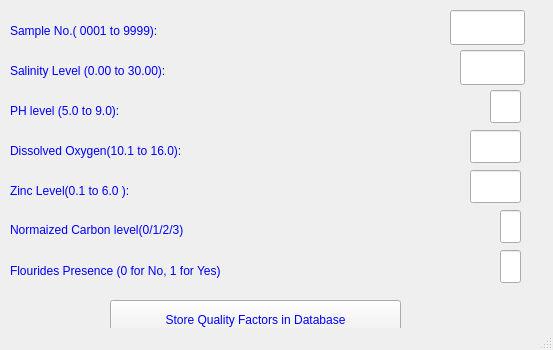
<?xml version="1.0" encoding="UTF-8"?>
<ui version="4.0">
 <class>MainWindow</class>
 <widget class="QMainWindow" name="MainWindow">
  <property name="geometry">
   <rect>
    <x>0</x>
    <y>0</y>
    <width>553</width>
    <height>350</height>
   </rect>
  </property>
  <property name="windowTitle">
   <string>Water Quality Factors</string>
  </property>
  <property name="styleSheet">
   <string notr="true">color: rgb(0, 0, 255);
font: 75 10pt &quot;MS Shell Dlg 2&quot;;</string>
  </property>
  <widget class="QWidget" name="centralwidget">
   <widget class="QPushButton" name="pushButton">
    <property name="geometry">
     <rect>
      <x>110</x>
      <y>300</y>
      <width>291</width>
      <height>40</height>
     </rect>
    </property>
    <property name="text">
     <string>Store Quality Factors in Database</string>
    </property>
   </widget>
   <widget class="QLineEdit" name="lineEdit_4">
    <property name="geometry">
     <rect>
      <x>460</x>
      <y>50</y>
      <width>65</width>
      <height>35</height>
     </rect>
    </property>
   </widget>
   <widget class="QLabel" name="label_4">
    <property name="geometry">
     <rect>
      <x>10</x>
      <y>60</y>
      <width>431</width>
      <height>21</height>
     </rect>
    </property>
    <property name="text">
     <string>Salinity Level (0.00 to 30.00):</string>
    </property>
   </widget>
   <widget class="QLineEdit" name="lineEdit_5">
    <property name="geometry">
     <rect>
      <x>490</x>
      <y>90</y>
      <width>31</width>
      <height>33</height>
     </rect>
    </property>
   </widget>
   <widget class="QLineEdit" name="lineEdit_6">
    <property name="geometry">
     <rect>
      <x>470</x>
      <y>130</y>
      <width>51</width>
      <height>33</height>
     </rect>
    </property>
   </widget>
   <widget class="QLabel" name="label_6">
    <property name="geometry">
     <rect>
      <x>10</x>
      <y>100</y>
      <width>451</width>
      <height>21</height>
     </rect>
    </property>
    <property name="text">
     <string>PH level (5.0 to 9.0):</string>
    </property>
   </widget>
   <widget class="QLabel" name="label_7">
    <property name="geometry">
     <rect>
      <x>10</x>
      <y>140</y>
      <width>381</width>
      <height>21</height>
     </rect>
    </property>
    <property name="text">
     <string>Dissolved Oxygen(10.1 to 16.0):</string>
    </property>
   </widget>
   <widget class="QLabel" name="label_5">
    <property name="geometry">
     <rect>
      <x>10</x>
      <y>20</y>
      <width>231</width>
      <height>21</height>
     </rect>
    </property>
    <property name="text">
     <string>Sample No.( 0001 to 9999):</string>
    </property>
   </widget>
   <widget class="QLineEdit" name="lineEdit_9">
    <property name="geometry">
     <rect>
      <x>450</x>
      <y>10</y>
      <width>75</width>
      <height>35</height>
     </rect>
    </property>
   </widget>
   <widget class="QLineEdit" name="lineEdit_7">
    <property name="geometry">
     <rect>
      <x>500</x>
      <y>210</y>
      <width>21</width>
      <height>33</height>
     </rect>
    </property>
   </widget>
   <widget class="QLabel" name="label_8">
    <property name="geometry">
     <rect>
      <x>10</x>
      <y>220</y>
      <width>441</width>
      <height>20</height>
     </rect>
    </property>
    <property name="text">
     <string>Normaized Carbon level(0/1/2/3)</string>
    </property>
   </widget>
   <widget class="QLabel" name="label_10">
    <property name="geometry">
     <rect>
      <x>10</x>
      <y>180</y>
      <width>381</width>
      <height>21</height>
     </rect>
    </property>
    <property name="text">
     <string>Zinc Level(0.1 to 6.0 ):</string>
    </property>
   </widget>
   <widget class="QLineEdit" name="lineEdit_8">
    <property name="geometry">
     <rect>
      <x>470</x>
      <y>170</y>
      <width>51</width>
      <height>33</height>
     </rect>
    </property>
   </widget>
   <widget class="QLineEdit" name="lineEdit_11">
    <property name="geometry">
     <rect>
      <x>500</x>
      <y>250</y>
      <width>21</width>
      <height>33</height>
     </rect>
    </property>
   </widget>
   <widget class="QLabel" name="label_12">
    <property name="geometry">
     <rect>
      <x>10</x>
      <y>260</y>
      <width>381</width>
      <height>21</height>
     </rect>
    </property>
    <property name="text">
     <string>Flourides Presence (0 for No, 1 for Yes)</string>
    </property>
   </widget>
  </widget>
  <widget class="QStatusBar" name="statusbar"/>
 </widget>
 <resources/>
 <connections/>
</ui>
